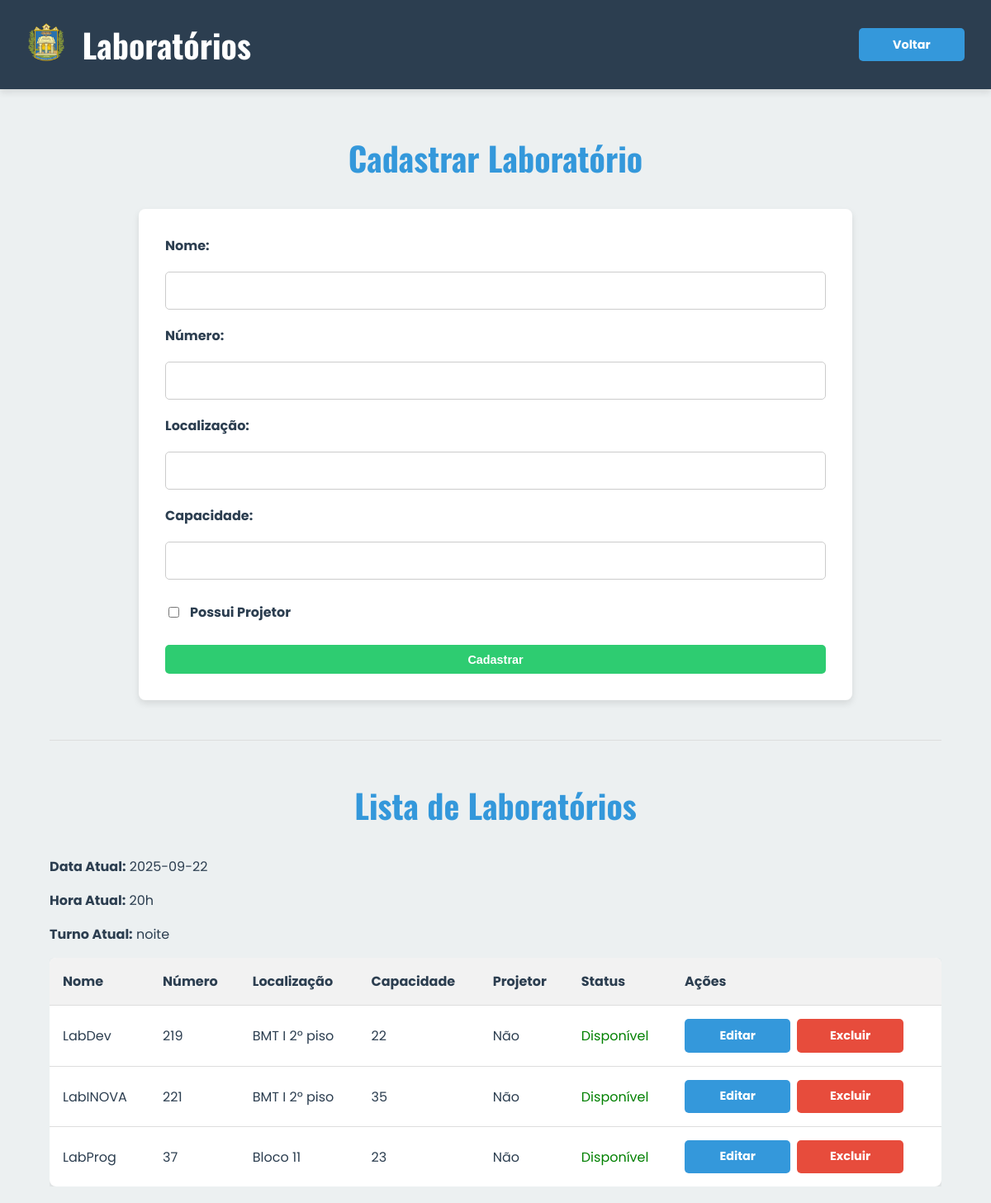
The app's page /laboratorios.php (signed in) with its own data.
### tables this page shows
CREATE TABLE `laboratorios` (
  `id` int(11) NOT NULL,
  `nome` varchar(100) NOT NULL,
  `capacidade` int(11) DEFAULT NULL,
  `numero` varchar(255) NOT NULL,
  `projetor` tinyint(1) NOT NULL DEFAULT 0,
  `localizacao` varchar(255) DEFAULT NULL,
  `foto_url` varchar(255) DEFAULT NULL
);

### laboratorios.php (the view, shortened to what this page needs)
<?php
require_once "db.php";
$editando = false;
$lab_edit = null;
$current_date = date('Y-m-d');
$current_hour = date('H');
$current_turno = '';
if ($current_hour >= 6 && $current_hour < 12) {
    $current_turno = 'manhã';
} elseif ($current_hour >= 12 && $current_hour < 18) {
    $current_turno = 'tarde';
} elseif (($current_hour >= 18 && $current_hour <= 23) || ($current_hour >= 0 && $current_hour < 6)) {
    $current_turno = 'noite';
}
$labs = $conexao->query("SELECT * FROM laboratorios ORDER BY numero")->fetchAll(PDO::FETCH_ASSOC);
?>
<!DOCTYPE html>
<html lang="pt-br">
<head>
  <link rel="stylesheet" href="css/style.css">
  <link rel="stylesheet" href="https://cdnjs.cloudflare.com/ajax/libs/font-awesome/6.4.0/css/all.min.css">
</head>
<body>
  <div class="header">
    <div style="display: flex; align-items: center; gap: 20px;">
        <a href="index.php"><img src="img/logo.png" alt="Logo" style="height: 50px;"></a>
        <h1 style="margin: 0;">Laboratórios</h1>
    </div>
    <a href="index.php" class="btn">Voltar</a>
  </div>
  <div class="container">
    <h2><?= $editando ? "Editar Laboratório" : "Cadastrar Laboratório" ?></h2>
    <form method="POST" class="card">
      <label>Nome:</label>
      <input type="text" name="nome" required value="<?= $lab_edit['nome'] ?? '' ?>">
      <label>Número:</label>
      <input type="text" name="numero" required value="<?= $lab_edit['numero'] ?? '' ?>">
      <label>Localização:</label>
      <input type="text" name="localizacao" value="<?= $lab_edit['localizacao'] ?? '' ?>">
      <label>Capacidade:</label>
      <input type="number" name="capacidade" required value="<?= $lab_edit['capacidade'] ?? '' ?>">
      <label class="form-group-checkbox"><input type="checkbox" name="projetor" <?= !empty($lab_edit['projetor']) ? 'checked' : '' ?>> Possui Projetor</label>
      <button type="submit" class="btn"><?= $editando ? "Atualizar" : "Cadastrar" ?></button>
    </form>
    <hr>
    <h2>Lista de Laboratórios</h2>
    <p><strong>Data Atual:</strong> <?= $current_date ?></p>
    <p><strong>Hora Atual:</strong> <?= $current_hour ?>h</p>
    <p><strong>Turno Atual:</strong> <?= $current_turno ?></p>
    <div class="table-container">
      <table>
        <tr>
          <th>Nome</th>
          <th>Número</th>
          <th>Localização</th>
          <th>Capacidade</th>
          <th>Projetor</th>
          <th>Status</th>
          <th>Ações</th>
        </tr>
        <?php foreach ($labs as $lab):
            $is_occupied = false;
            if (!empty($current_turno)) {
                $stmt_check_agendamento = $conexao->prepare(
                    "SELECT COUNT(*) FROM agendamentos WHERE laboratorio_id = ? AND dia = ? AND turno = ? AND status = 'aprovado'"
                );
                $stmt_check_agendamento->execute([$lab['id'], $current_date, $current_turno]);
                $is_occupied = ($stmt_check_agendamento->fetchColumn() > 0);
            }
        ?>
          <tr>
            <td><?= htmlspecialchars($lab['nome']) ?></td>
            <td><?= htmlspecialchars($lab['numero']) ?></td>
            <td><?= htmlspecialchars($lab['localizacao'] ?? '') ?></td>
            <td><?= htmlspecialchars($lab['capacidade']) ?></td>
            <td><?= $lab['projetor'] ? "Sim" : "Não" ?></td>
            <td>
                <?php if ($is_occupied): ?>
                    <span style="color: red; font-weight: bold;">Ocupado com Evento</span>
                <?php else: ?>
                    <span style="color: green;">Disponível</span>
                <?php endif; ?>
            </td>
            <td>
              <a href="?editar=<?= $lab['id'] ?>" class="btn">Editar</a>
              <a href="?excluir=<?= $lab['id'] ?>" class="btn btn-danger" onclick="return confirm('Tem certeza que deseja excluir este laboratório?')">Excluir</a>
            </td>
          </tr>
        <?php endforeach; ?>
      </table>
    </div>
  </div>
</body>
</html>

### css/style.css (style rules this page uses)
:root { --primary: #3498db; --secondary: #2ecc71; --danger: #e74c3c; --light: #ecf0f1; --dark: #2c3e50; --white: #ffffff; --shadow: 0 4px 8px rgba(0, 0, 0, 0.1); }
body { font-family: 'Poppins', sans-serif; margin: 0; background-color: var(--light); color: var(--dark); }
.container { width: 90%; max-width: 1200px; margin: 0 auto; padding: 20px 0; }
h2 { text-align: center; margin-bottom: 2rem; font-size: 2.5rem; color: var(--primary); font-family: 'Oswald', sans-serif; }
a { text-decoration: none; color: inherit; }
.card { background-color: var(--white); border-radius: 8px; padding: 1.5rem; box-shadow: var(--shadow); border-left: 5px solid; transition: transform 0.3s ease, box-shadow 0.3s ease; }
.header { display: flex; justify-content: space-between; align-items: center; padding: 1.5rem 2rem; background-color: var(--dark); color: var(--white); box-shadow: var(--shadow); }
.header h1 { font-size: 2.5rem; margin: 0; display: flex; align-items: center; gap: 1rem; font-family: 'Oswald', sans-serif; }
form.card { padding: 2rem; background: var(--white); border-radius: 8px; box-shadow: var(--shadow); display: grid; grid-template-columns: 1fr; gap: 1rem; border-left: none; max-width: 800px; margin: 2rem auto; }
@media (min-width: 768px) { form.card { gap: 1.2rem; } }
@media (min-width: 768px) { form.card button { grid-column: 1 / -1; } }
form label { font-weight: bold; color: var(--dark); }
form input, form select, form textarea { width: 100%; padding: 0.8rem; border: 1px solid #ccc; border-radius: 5px; font-size: 1rem; box-sizing: border-box; transition: border-color 0.3s, box-shadow 0.3s; }
hr { border: none; border-top: 1px solid #ddd; margin: 3rem 0; }
.table-container { overflow-x: auto; }
table { width: 100%; border-collapse: collapse; background-color: var(--white); box-shadow: var(--shadow); border-radius: 8px; overflow: hidden; min-width: 800px; }
th, td { padding: 1rem; text-align: left; border-bottom: 1px solid #ddd; }
th { background-color: #f2f2f2; font-weight: bold; color: var(--dark); }
tr:last-child td { border-bottom: none; }
.btn, button[type="submit"] { cursor: pointer; padding: 0.6rem 1.2rem; border: none; border-radius: 5px; font-size: 0.9rem; font-weight: bold; text-align: center; transition: background-color 0.3s, transform 0.2s, box-shadow 0.3s; display: inline-flex; align-items: center; justify-content: center; gap: 0.5rem; min-width: 90px; }
.btn { background-color: var(--primary); color: var(--white); }
button[type="submit"] { background-color: var(--secondary); color: var(--white); }
.btn-danger { background-color: var(--danger); color: white !important; }
td:has(> .btn) { display: flex; gap: 0.5rem; align-items: center; }
.form-group-checkbox { grid-column: 1 / -1; display: flex; align-items: center; gap: 0.5rem; justify-content: flex-start; padding: 0.5rem 0; }
.form-group-checkbox input[type="checkbox"] { width: auto; margin-right: 5px; }

### records on screen
laboratorios: nome "LabDev", numero "219", localizacao "BMT I 2º piso", capacidade "22", projetor "Não"
laboratorios: nome "LabINOVA", numero "221", localizacao "BMT I 2º piso", capacidade "35", projetor "Não"
laboratorios: nome "LabProg", numero "37", localizacao "Bloco 11", capacidade "23", projetor "Não"

### other values on screen
$current_turno "noite"
